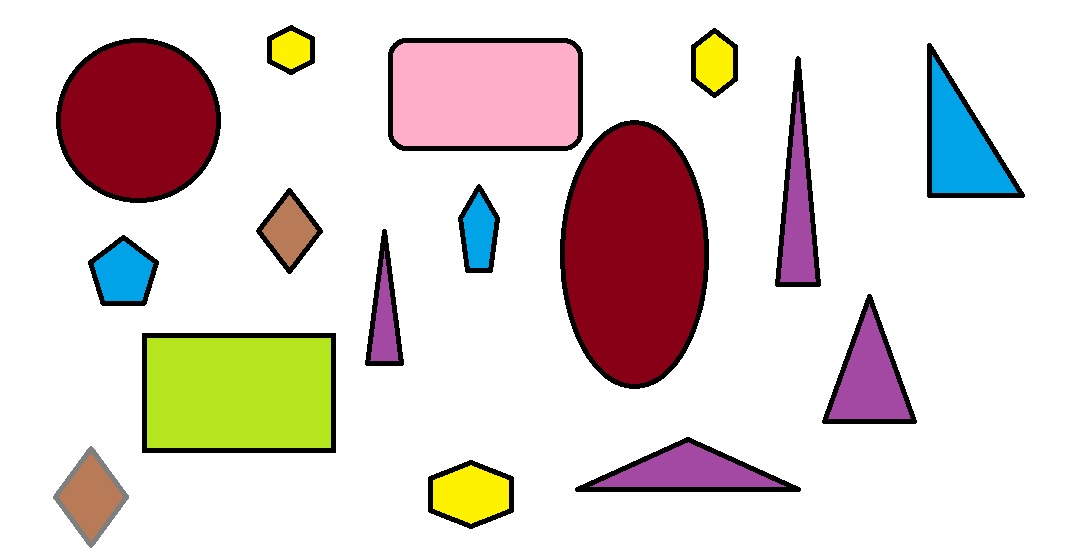
%> input picture prueba.jpg, 1067 x 555 px
$ octave Separacion_Colores.m   (GNU Octave 9; MATLAB toolbox functions it lacks are replaced by stand-ins)
%> lines starting %> are read from the running program, lines starting %| are printed output that depends on the picture
clear;
close all;

img=imread('prueba.jpg');
%> img is the input picture: size 555x1067x3 uint8; mean R, G, B 223.8, 212.1, 208.5

%%Se separa en componentes red, green y blue
r=img(:,:,1);
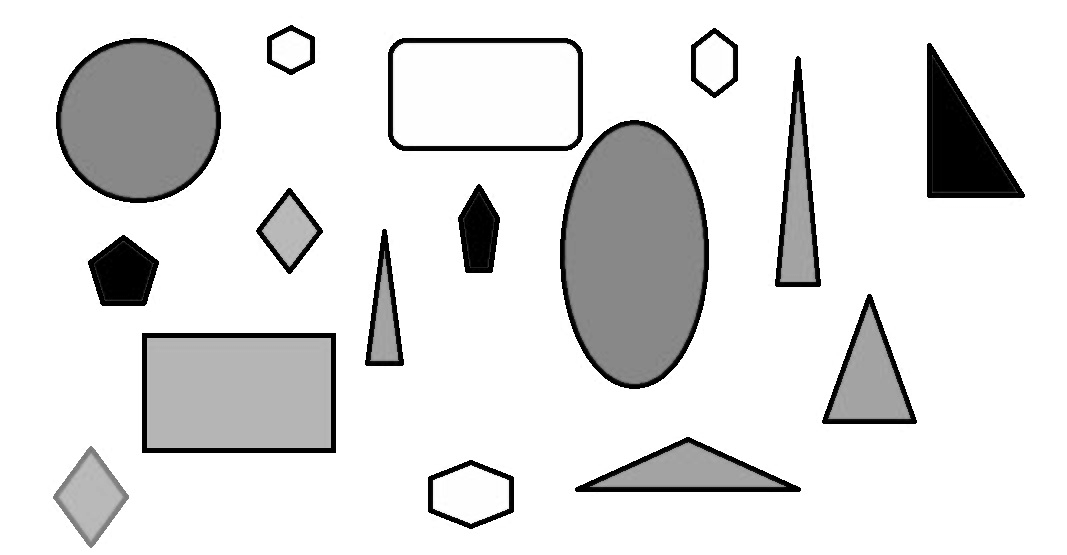
%> r: size 555x1067 uint8; min 0, max 255, mean 223.8
g=img(:,:,2);
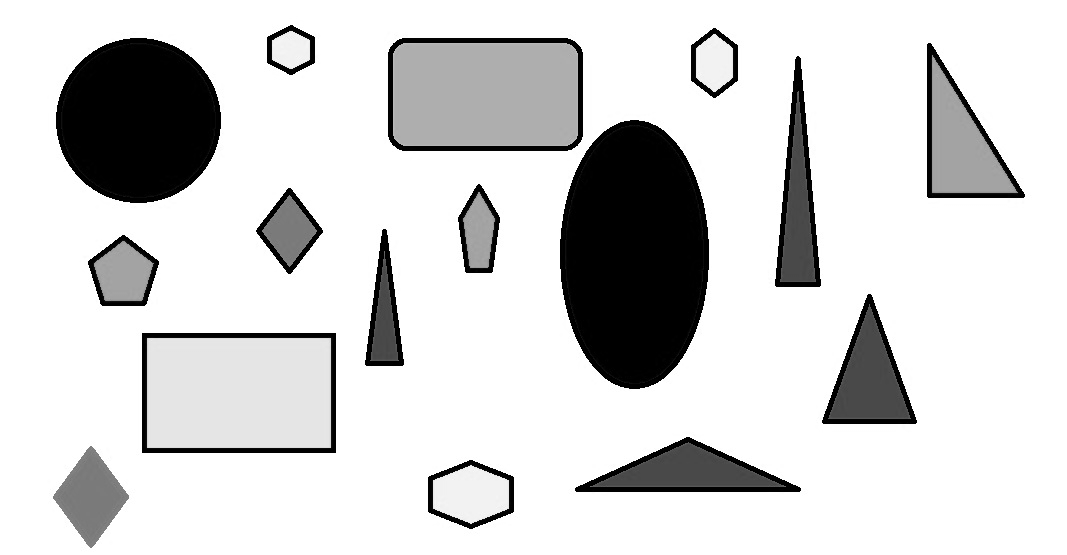
%> g: size 555x1067 uint8; min 0, max 255, mean 212.1
b=img(:,:,3);
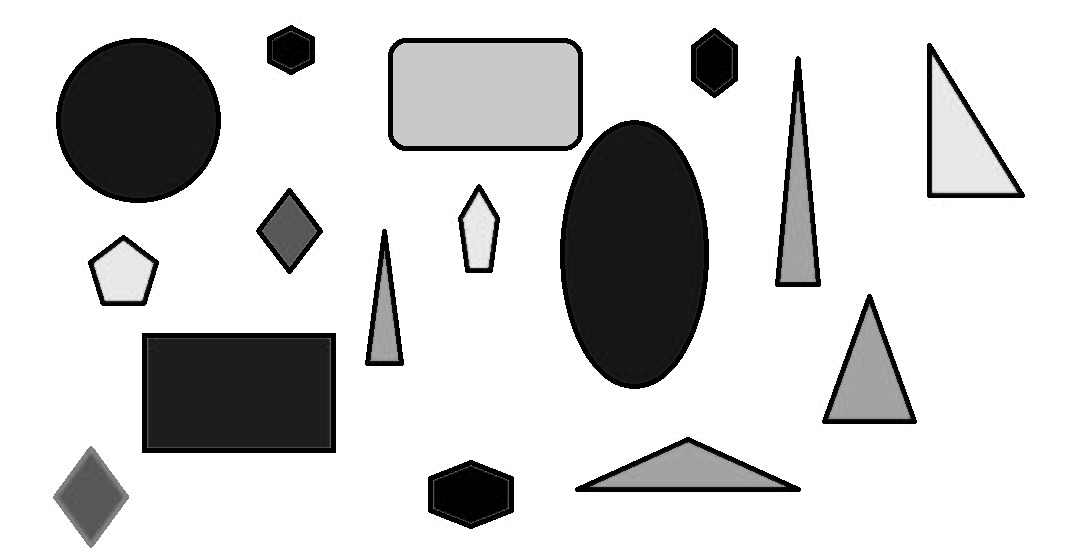
%> b: size 555x1067 uint8; min 0, max 255, mean 208.5

%%Se restan las matrices r y b a la imagen original
res=img -(g+b);
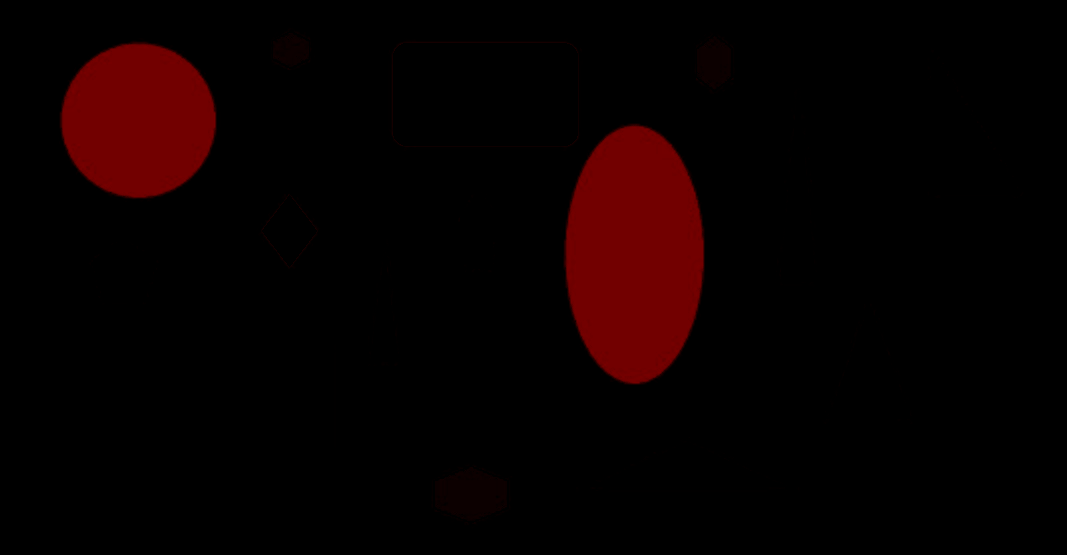
%> res: size 555x1067x3 uint8; mean R, G, B 9.1, 0, 0
res1=img-(r+b);
res2=img-(r+g);
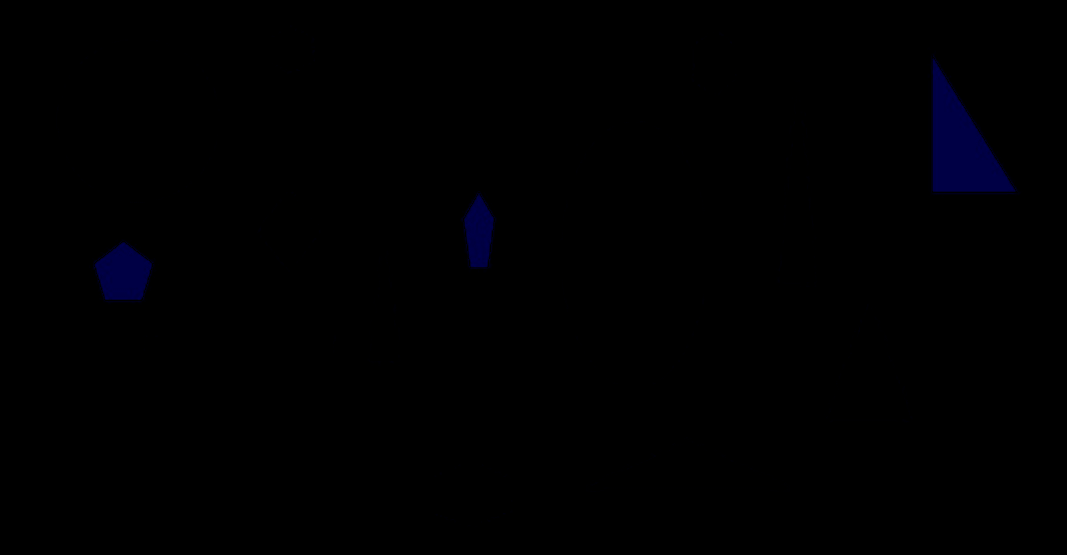
%> res2: size 555x1067x3 uint8; mean R, G, B 0, 0, 1.1

%%Se muestran en suplot
subplot(2,2,1);
imshow(res);title('capa roja');
subplot(2,2,2);
imshow(res1);title('capa verde');
subplot(2,2,3);
imshow(res2);title('capa azul');
